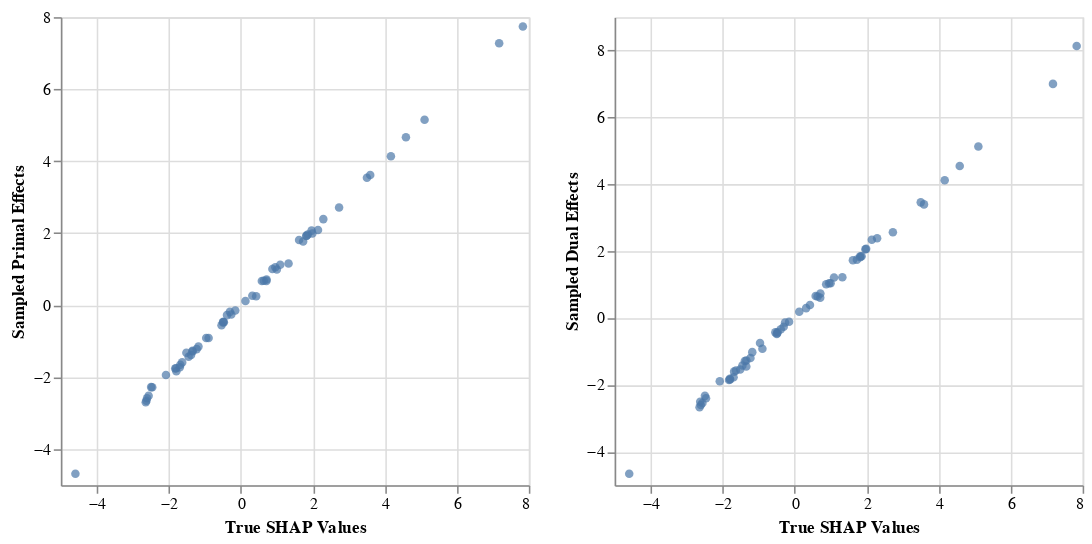

The cell this chart's notebook holds for it:
### Code cell
alt.Chart(data_df).mark_point(filled=True).encode(
    alt.X('True SHAP Values:Q'),
    alt.Y(alt.repeat("column"), type='quantitative')
).properties(width=300, height=300).repeat(column=['Sampled Primal Effects', 'Sampled Dual Effects'])

### Figure 1 — Vega-Lite specification as saved in the notebook (floating-point values rounded to 4 significant figures)
{"$schema": "https://vega.github.io/schema/vega-lite/v3.2.1.json", "config": {"mark": {"tooltip": null}, "view": {"height": 300, "width": 400}}, "datasets": {"data-e62c4cfc4c62af44c1c3dc75c31a78ec": [{"Kernel SHAP Values": -0.1826, "Sampled Average Effects": -0.1224, "Sampled Dual Effects": -0.2601, "Sampled Primal Effects": -0.1863, "True SHAP Values": -0.304}, {"Kernel SHAP Values": 4.107, "Sampled Average Effects": 4.013, "Sampled Dual Effects": 4.12, "Sampled Primal Effects": 4.138, "True SHAP Values": 4.169}, {"Kernel SHAP Values": 1.217, "Sampled Average Effects": 1.13, "Sampled Dual Effects": 1.21, "Sampled Primal Effects": 1.121, "True SHAP Values": 1.094}, {"Kernel SHAP Values": -2.501, "Sampled Average Effects": -2.52, "Sampled Dual Effects": -2.507, "Sampled Primal Effects": -2.653, "True SHAP Values": -2.623}, {"Kernel SHAP Values": 1.508, "Sampled Average Effects": 1.62, "Sampled Dual Effects": 1.729, "Sampled Primal Effects": 1.811, "True SHAP Values": 1.618}, {"Kernel SHAP Values": 1.902, "Sampled Average Effects": 1.705, "Sampled Dual Effects": 1.746, "Sampled Primal Effects": 1.769, "True SHAP Values": 1.73}, {"Kernel SHAP Values": 1.914, "Sampled Average Effects": 2.031, "Sampled Dual Effects": 1.846, "Sampled Primal Effects": 1.962, "True SHAP Values": 1.86}, {"Kernel SHAP Values": 4.626, "Sampled Average Effects": 4.686, "Sampled Dual Effects": 4.545, "Sampled Primal Effects": 4.665, "True SHAP Values": 4.586}, {"Kernel SHAP Values": -1.709, "Sampled Average Effects": -1.777, "Sampled Dual Effects": -1.82, "Sampled Primal Effects": -1.75, "True SHAP Values": -1.799}, {"Kernel SHAP Values": -2.43, "Sampled Average Effects": -2.343, "Sampled Dual Effects": -2.4, "Sampled Primal Effects": -2.283, "True SHAP Values": -2.462}, {"Kernel SHAP Values": 7.987, "Sampled Average Effects": 7.967, "Sampled Dual Effects": 8.138, "Sampled Primal Effects": 7.742, "True SHAP Values": 7.834}, {"Kernel SHAP Values": -1.631, "Sampled Average Effects": -1.607, "Sampled Dual Effects": -1.573, "Sampled Primal Effects": -1.59, "True SHAP Values": -1.63}, {"Kernel SHAP Values": -0.9424, "Sampled Average Effects": -0.8377, "Sampled Dual Effects": -0.746, "Sampled Primal Effects": -0.9132, "True SHAP Values": -0.9619}, {"Kernel SHAP Values": 7.338, "Sampled Average Effects": 7.088, "Sampled Dual Effects": 7.004, "Sampled Primal Effects": 7.273, "True SHAP Values": 7.175}, {"Kernel SHAP Values": 0.1297, "Sampled Average Effects": 0.2113, "Sampled Dual Effects": 0.1905, "Sampled Primal Effects": 0.1141, "True SHAP Values": 0.1284}, {"Kernel SHAP Values": 2.323, "Sampled Average Effects": 2.252, "Sampled Dual Effects": 2.342, "Sampled Primal Effects": 2.089, "True SHAP Values": 2.144}, {"Kernel SHAP Values": 1.901, "Sampled Average Effects": 1.748, "Sampled Dual Effects": 1.844, "Sampled Primal Effects": 1.93, "True SHAP Values": 1.826}, {"Kernel SHAP Values": -0.5566, "Sampled Average Effects": -0.4136, "Sampled Dual Effects": -0.4567, "Sampled Primal Effects": -0.4595, "True SHAP Values": -0.4861}, {"Kernel SHAP Values": -1.744, "Sampled Average Effects": -1.694, "Sampled Dual Effects": -1.852, "Sampled Primal Effects": -1.757, "True SHAP Values": -1.823}, {"Kernel SHAP Values": -1.243, "Sampled Average Effects": -1.398, "Sampled Dual Effects": -1.448, "Sampled Primal Effects": -1.267, "True SHAP Values": -1.343}, {"Kernel SHAP Values": -0.38, "Sampled Average Effects": -0.3636, "Sampled Dual Effects": -0.3383, "Sampled Primal Effects": -0.2767, "True SHAP Values": -0.385}, {"Kernel SHAP Values": -0.9943, "Sampled Average Effects": -1.196, "Sampled Dual Effects": -1.021, "Sampled Primal Effects": -1.152, "True SHAP Values": -1.177}, {"Kernel SHAP Values": -1.79, "Sampled Average Effects": -1.79, "Sampled Dual Effects": -1.84, "Sampled Primal Effects": -1.834, "True SHAP Values": -1.792}, {"Kernel SHAP Values": 0.7135, "Sampled Average Effects": 0.7289, "Sampled Dual Effects": 0.7358, "Sampled Primal Effects": 0.7102, "True SHAP Values": 0.7149}, {"Kernel SHAP Values": 2.058, "Sampled Average Effects": 1.979, "Sampled Dual Effects": 2.058, "Sampled Primal Effects": 2.071, "True SHAP Values": 1.965}, {"Kernel SHAP Values": -1.635, "Sampled Average Effects": -1.589, "Sampled Dual Effects": -1.773, "Sampled Primal Effects": -1.723, "True SHAP Values": -1.696}, {"Kernel SHAP Values": 0.6673, "Sampled Average Effects": 0.6519, "Sampled Dual Effects": 0.6418, "Sampled Primal Effects": 0.6796, "True SHAP Values": 0.6378}, {"Kernel SHAP Values": 2.039, "Sampled Average Effects": 1.975, "Sampled Dual Effects": 1.817, "Sampled Primal Effects": 1.925, "True SHAP Values": 1.817}, {"Kernel SHAP Values": -1.533, "Sampled Average Effects": -1.522, "Sampled Dual Effects": -1.542, "Sampled Primal Effects": -1.32, "True SHAP Values": -1.513}, {"Kernel SHAP Values": -0.9136, "Sampled Average Effects": -0.9171, "Sampled Dual Effects": -0.9201, "Sampled Primal Effects": -0.9096, "True SHAP Values": -0.8952}, {"Kernel SHAP Values": -0.2159, "Sampled Average Effects": -0.1587, "Sampled Dual Effects": -0.1335, "Sampled Primal Effects": -0.2608, "True SHAP Values": -0.2653}, {"Kernel SHAP Values": 3.558, "Sampled Average Effects": 3.69, "Sampled Dual Effects": 3.46, "Sampled Primal Effects": 3.537, "True SHAP Values": 3.503}, {"Kernel SHAP Values": -1.262, "Sampled Average Effects": -1.279, "Sampled Dual Effects": -1.271, "Sampled Primal Effects": -1.289, "True SHAP Values": -1.341}, {"Kernel SHAP Values": 2.513, "Sampled Average Effects": 2.34, "Sampled Dual Effects": 2.388, "Sampled Primal Effects": 2.39, "True SHAP Values": 2.291}, {"Kernel SHAP Values": 0.6507, "Sampled Average Effects": 0.7347, "Sampled Dual Effects": 0.6075, "Sampled Primal Effects": 0.674, "True SHAP Values": 0.7109}, {"Kernel SHAP Values": -0.4497, "Sampled Average Effects": -0.4339, "Sampled Dual Effects": -0.4165, "Sampled Primal Effects": -0.4771, "True SHAP Values": -0.4717}, {"Kernel SHAP Values": -2.378, "Sampled Average Effects": -2.335, "Sampled Dual Effects": -2.329, "Sampled Primal Effects": -2.277, "True SHAP Values": -2.492}, {"Kernel SHAP Values": 2.803, "Sampled Average Effects": 2.55, "Sampled Dual Effects": 2.567, "Sampled Primal Effects": 2.715, "True SHAP Values": 2.729}, {"Kernel SHAP Values": -2.611, "Sampled Average Effects": -2.596, "Sampled Dual Effects": -2.601, "Sampled Primal Effects": -2.584, "True SHAP Values": -2.606}, {"Kernel SHAP Values": 5.155, "Sampled Average Effects": 5.079, "Sampled Dual Effects": 5.13, "Sampled Primal Effects": 5.149, "True SHAP Values": 5.103}, {"Kernel SHAP Values": -4.57, "Sampled Average Effects": -4.49, "Sampled Dual Effects": -4.659, "Sampled Primal Effects": -4.684, "True SHAP Values": -4.595}, {"Kernel SHAP Values": 0.6897, "Sampled Average Effects": 0.6586, "Sampled Dual Effects": 0.6605, "Sampled Primal Effects": 0.6707, "True SHAP Values": 0.583}, {"Kernel SHAP Values": -1.806, "Sampled Average Effects": -2.043, "Sampled Dual Effects": -1.892, "Sampled Primal Effects": -1.943, "True SHAP Values": -2.08}, {"Kernel SHAP Values": 0.2555, "Sampled Average Effects": 0.2544, "Sampled Dual Effects": 0.2953, "Sampled Primal Effects": 0.2629, "True SHAP Values": 0.3191}, {"Kernel SHAP Values": 0.9723, "Sampled Average Effects": 1.066, "Sampled Dual Effects": 1.042, "Sampled Primal Effects": 0.9928, "True SHAP Values": 0.9996}, {"Kernel SHAP Values": 2.056, "Sampled Average Effects": 2.052, "Sampled Dual Effects": 2.069, "Sampled Primal Effects": 1.993, "True SHAP Values": 1.987}, {"Kernel SHAP Values": -1.163, "Sampled Average Effects": -1.336, "Sampled Dual Effects": -1.193, "Sampled Primal Effects": -1.221, "True SHAP Values": -1.228}, {"Kernel SHAP Values": -0.1053, "Sampled Average Effects": -0.08565, "Sampled Dual Effects": -0.1113, "Sampled Primal Effects": -0.147, "True SHAP Values": -0.1543}, {"Kernel SHAP Values": -2.517, "Sampled Average Effects": -2.496, "Sampled Dual Effects": -2.541, "Sampled Primal Effects": -2.517, "True SHAP Values": -2.562}, {"Kernel SHAP Values": 3.622, "Sampled Average Effects": 3.695, "Sampled Dual Effects": 3.399, "Sampled Primal Effects": 3.613, "True SHAP Values": 3.594}, {"Kernel SHAP Values": -1.341, "Sampled Average Effects": -1.411, "Sampled Dual Effects": -1.418, "Sampled Primal Effects": -1.433, "True SHAP Values": -1.451}, {"Kernel SHAP Values": -0.5904, "Sampled Average Effects": -0.4414, "Sampled Dual Effects": -0.4293, "Sampled Primal Effects": -0.5555, "True SHAP Values": -0.5362}, {"Kernel SHAP Values": 1.509, "Sampled Average Effects": 1.149, "Sampled Dual Effects": 1.22, "Sampled Primal Effects": 1.157, "True SHAP Values": 1.325}, {"Kernel SHAP Values": -0.4429, "Sampled Average Effects": -0.4767, "Sampled Dual Effects": -0.4796, "Sampled Primal Effects": -0.4783, "True SHAP Values": -0.497}, {"Kernel SHAP Values": 1.058, "Sampled Average Effects": 0.8983, "Sampled Dual Effects": 1.01, "Sampled Primal Effects": 1.006, "True SHAP Values": 0.8761}, {"Kernel SHAP Values": 0.3738, "Sampled Average Effects": 0.5032, "Sampled Dual Effects": 0.3912, "Sampled Primal Effects": 0.2466, "True SHAP Values": 0.4254}, {"Kernel SHAP Values": -1.331, "Sampled Average Effects": -1.387, "Sampled Dual Effects": -1.283, "Sampled Primal Effects": -1.387, "True SHAP Values": -1.384}, {"Kernel SHAP Values": -1.574, "Sampled Average Effects": -1.582, "Sampled Dual Effects": -1.604, "Sampled Primal Effects": -1.657, "True SHAP Values": -1.682}, {"Kernel SHAP Values": -2.552, "Sampled Average Effects": -2.77, "Sampled Dual Effects": -2.672, "Sampled Primal Effects": -2.698, "True SHAP Values": -2.641}, {"Kernel SHAP Values": 0.9427, "Sampled Average Effects": 0.9953, "Sampled Dual Effects": 1.038, "Sampled Primal Effects": 1.055, "True SHAP Values": 0.9572}]}, "repeat": {"column": ["Sampled Primal Effects", "Sampled Dual Effects"]}, "spec": {"data": {"name": "data-e62c4cfc4c62af44c1c3dc75c31a78ec"}, "encoding": {"x": {"field": "True SHAP Values", "type": "quantitative"}, "y": {"field": {"repeat": "column"}, "type": "quantitative"}}, "height": 300, "mark": {"filled": true, "type": "point"}, "width": 300}}
